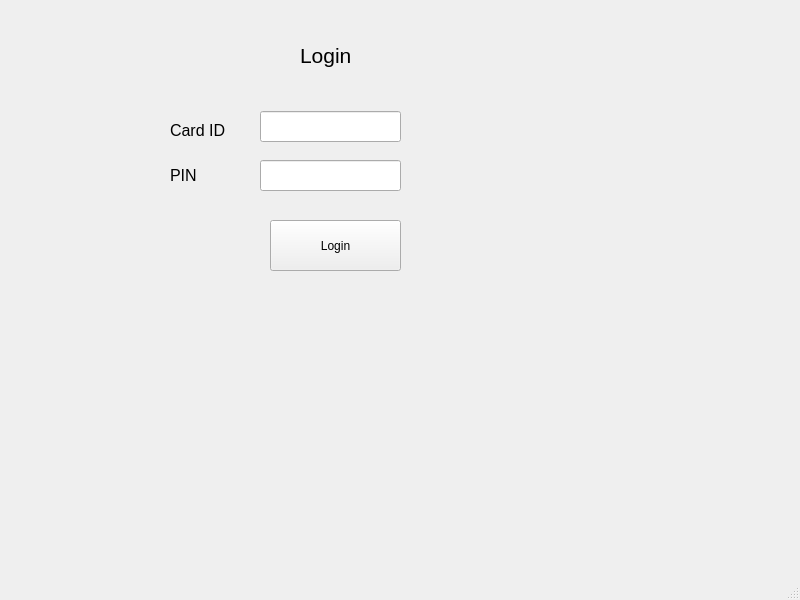
<?xml version="1.0" encoding="UTF-8"?>
<ui version="4.0">
 <class>MainWindow</class>
 <widget class="QMainWindow" name="MainWindow">
  <property name="geometry">
   <rect>
    <x>0</x>
    <y>0</y>
    <width>800</width>
    <height>600</height>
   </rect>
  </property>
  <property name="windowTitle">
   <string>MainWindow</string>
  </property>
  <widget class="QWidget" name="centralwidget">
   <widget class="QPushButton" name="btnLogin">
    <property name="geometry">
     <rect>
      <x>270</x>
      <y>220</y>
      <width>131</width>
      <height>51</height>
     </rect>
    </property>
    <property name="text">
     <string>Login</string>
    </property>
   </widget>
   <widget class="QLabel" name="label">
    <property name="geometry">
     <rect>
      <x>300</x>
      <y>40</y>
      <width>181</width>
      <height>31</height>
     </rect>
    </property>
    <property name="font">
     <font>
      <pointsize>16</pointsize>
     </font>
    </property>
    <property name="text">
     <string>Login</string>
    </property>
   </widget>
   <widget class="QLabel" name="label_2">
    <property name="geometry">
     <rect>
      <x>170</x>
      <y>120</y>
      <width>91</width>
      <height>21</height>
     </rect>
    </property>
    <property name="font">
     <font>
      <pointsize>12</pointsize>
     </font>
    </property>
    <property name="text">
     <string>Card ID</string>
    </property>
   </widget>
   <widget class="QLabel" name="label_3">
    <property name="geometry">
     <rect>
      <x>170</x>
      <y>160</y>
      <width>81</width>
      <height>31</height>
     </rect>
    </property>
    <property name="font">
     <font>
      <pointsize>12</pointsize>
     </font>
    </property>
    <property name="text">
     <string>PIN</string>
    </property>
   </widget>
   <widget class="QLineEdit" name="textCardId">
    <property name="geometry">
     <rect>
      <x>260</x>
      <y>111</y>
      <width>141</width>
      <height>31</height>
     </rect>
    </property>
   </widget>
   <widget class="QLineEdit" name="textPin">
    <property name="geometry">
     <rect>
      <x>260</x>
      <y>160</y>
      <width>141</width>
      <height>31</height>
     </rect>
    </property>
   </widget>
   <widget class="QLabel" name="labelInfo">
    <property name="geometry">
     <rect>
      <x>210</x>
      <y>300</y>
      <width>261</width>
      <height>41</height>
     </rect>
    </property>
    <property name="font">
     <font>
      <pointsize>12</pointsize>
     </font>
    </property>
    <property name="layoutDirection">
     <enum>Qt::LayoutDirection::LeftToRight</enum>
    </property>
    <property name="text">
     <string/>
    </property>
   </widget>
  </widget>
  <widget class="QMenuBar" name="menubar">
   <property name="geometry">
    <rect>
     <x>0</x>
     <y>0</y>
     <width>800</width>
     <height>22</height>
    </rect>
   </property>
  </widget>
  <widget class="QStatusBar" name="statusbar"/>
 </widget>
 <resources/>
 <connections/>
</ui>
